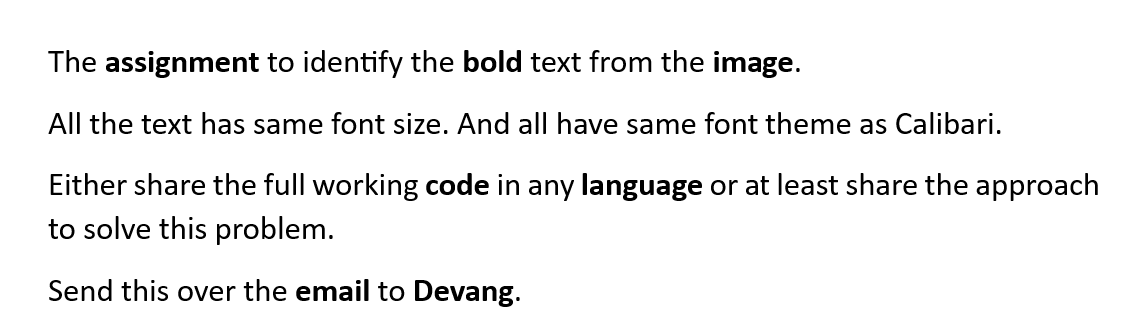
#> input picture Extract_bold_text_from_image/Data/bold_text.png, 1146 x 330 px, found by its file name
$ jupyter execute --allow-errors BOLD_TEXT_extraction.ipynb
#> lines starting #> are read from the running program, lines starting #| are printed output that depends on the picture; after the words box and inside, x2 and y2 are one past the last pixel; in counts of white or black regions, pixels touching at a corner belong together
[cell 1]
# pip install pytesseract
# !pip install tesseract
# !sudo apt install tesseract-ocr

### **Step 1: showing the original image having bold and non-bold text with same font size and same colour**

[cell 2]
import matplotlib.pyplot as plt
import matplotlib.image as mpimg

# Image path
image_path = '/content/bold_text.png'

# Load the image
img = mpimg.imread(image_path)
#> img is the input picture: shape (330, 1146, 4) float32; mean R, G, B, A 0.943, 0.943, 0.943, 1

# Display the image
plt.imshow(img)
plt.axis('off')
plt.show()

### **Step2: Doing preprocessing on image and only having bold text in image in the output image**

[cell 3]
import cv2
import numpy as np
# Reading the image
img = cv2.imread('/content/bold_text.png')
#> img: shape (330, 1146, 3); min 0, max 255, mean 240.5
# converting the image to greyscale
gray = cv2.cvtColor(img, cv2.COLOR_BGR2GRAY)
# Doing threshold on the image to convert pixel values greater 160 as 255 and other as 0
thresh = cv2.threshold(gray, 160, 255, cv2.THRESH_BINARY)[1]
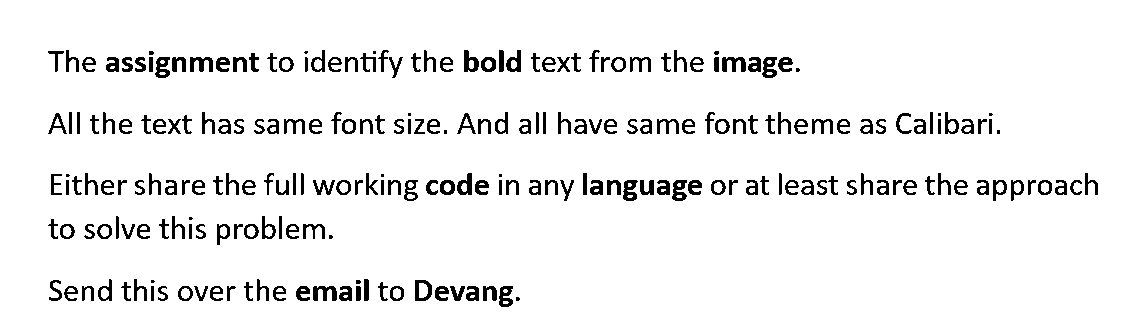
#> thresh: shape (330, 1146); 93.9% white; 234 black regions (18 under 20 px), largest, box (x1, y1, x2, y2) and area: (722, 57, 746, 72) 227, (313, 286, 337, 301) 227, (190, 57, 213, 72) 215

# defining a kernel of 5*5 matrix having each value as 1
# we will hover over the image using this kernel for dilation

kernel = np.ones((5,5),np.uint8)
# defining a kernel of 3*3 matrix having each value as 1
# we will hover over the image using this kernel for erosion
kernel2 = np.ones((3,3),np.uint8)
marker = cv2.dilate(thresh,kernel,iterations = 1)
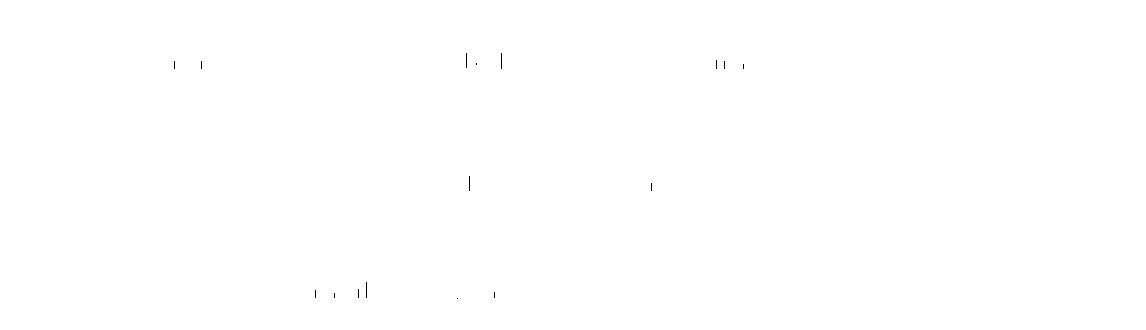
#> marker: shape (330, 1146); 100% white; black in thin lines or dots, all inside (x1, y1, x2, y2) = (174, 53, 744, 299)
mask=cv2.erode(thresh,kernel,iterations = 1)
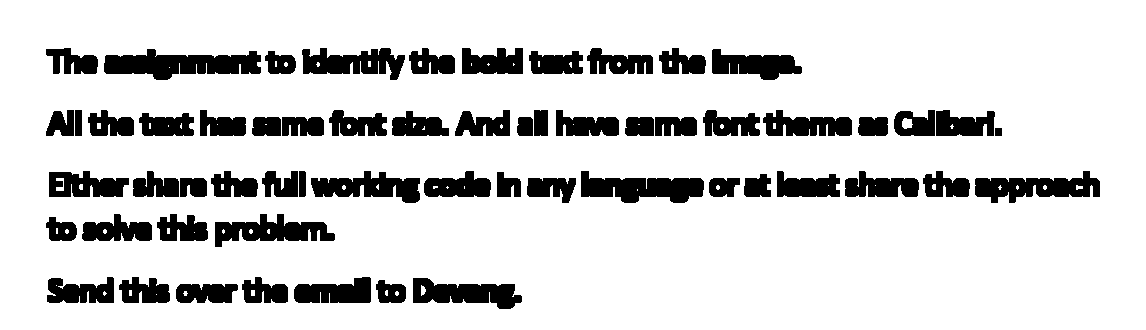
#> mask: shape (330, 1146); 84% white; 59 black regions, largest, box (x1, y1, x2, y2) and area: (104, 49, 261, 80) 3042, (581, 171, 704, 203) 2521, (975, 171, 1100, 203) 2287

while True:
    tmp=marker.copy()
    marker=cv2.erode(marker, kernel2)
    marker=cv2.max(mask, marker)
    difference = cv2.subtract(tmp, marker)
    if cv2.countNonZero(difference) == 0:
        break
#> this loop made 71 passes
#> pass 1, `marker=cv2.erode(marker, kernel2)`:
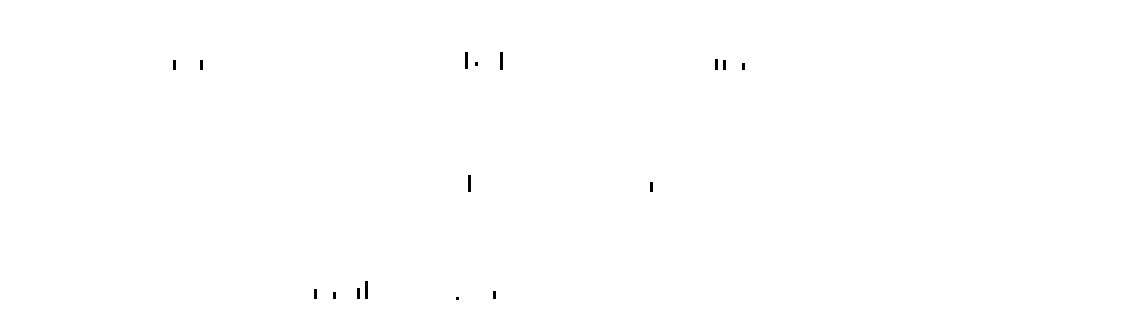
#> marker: shape (330, 1146); 99.9% white; 16 black regions (2 under 20 px), largest, box (x1, y1, x2, y2) and area: (500, 52, 503, 70) 54, (365, 281, 368, 299) 54, (465, 52, 468, 69) 51
#> pass 2, `marker=cv2.erode(marker, kernel2)`:
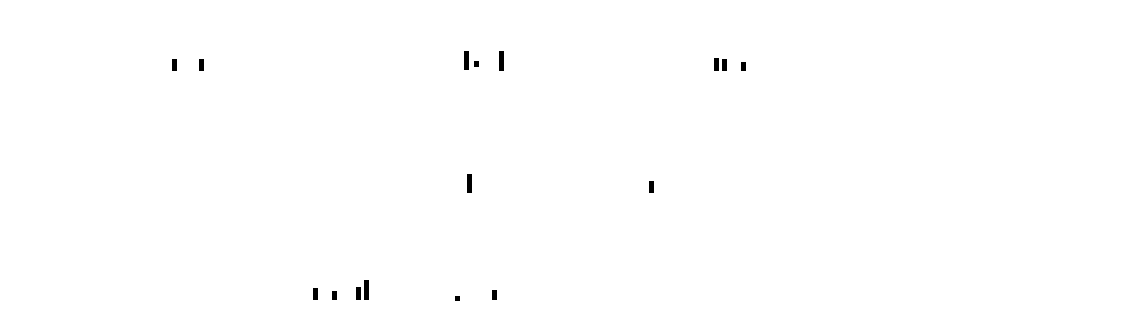
#> marker: shape (330, 1146); 99.7% white; 16 black regions, largest, box (x1, y1, x2, y2) and area: (499, 51, 504, 71) 100, (364, 280, 369, 300) 100, (464, 51, 469, 70) 95
#> pass 2, `difference = cv2.subtract(tmp, marker)`:
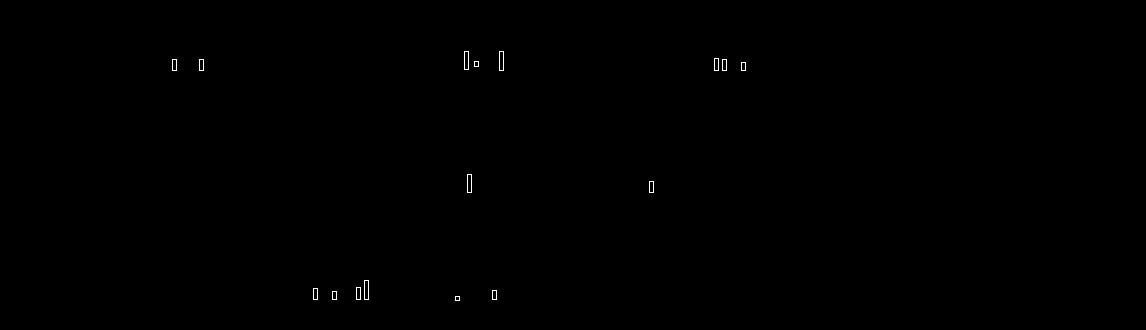
#> difference: shape (330, 1146); 0.13% white in thin lines or dots, all inside (x1, y1, x2, y2) = (172, 51, 746, 301)
#> after the loop:
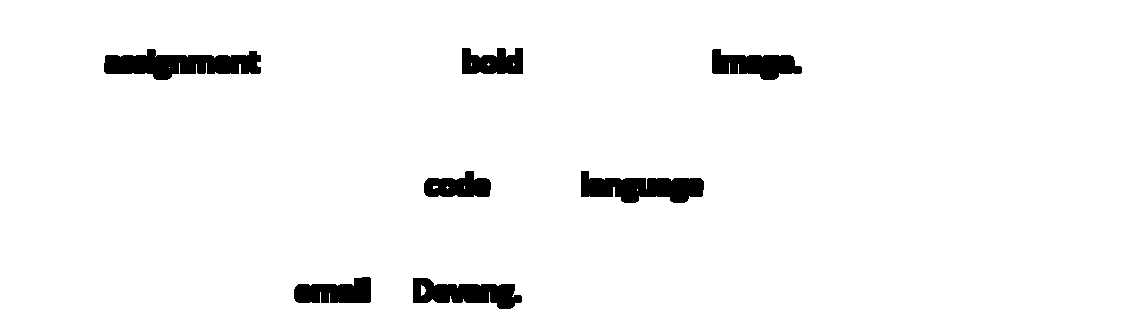
#> marker: shape (330, 1146); 96.4% white; 7 black regions, largest, box (x1, y1, x2, y2) and area: (104, 49, 261, 80) 3042, (581, 171, 704, 203) 2521, (413, 278, 522, 309) 2079
# Convert Marker Image to Color
marker_color = cv2.cvtColor(marker, cv2.COLOR_GRAY2BGR)
# Combining the Original Image and Marker Image:
out=cv2.bitwise_or(img, marker_color)
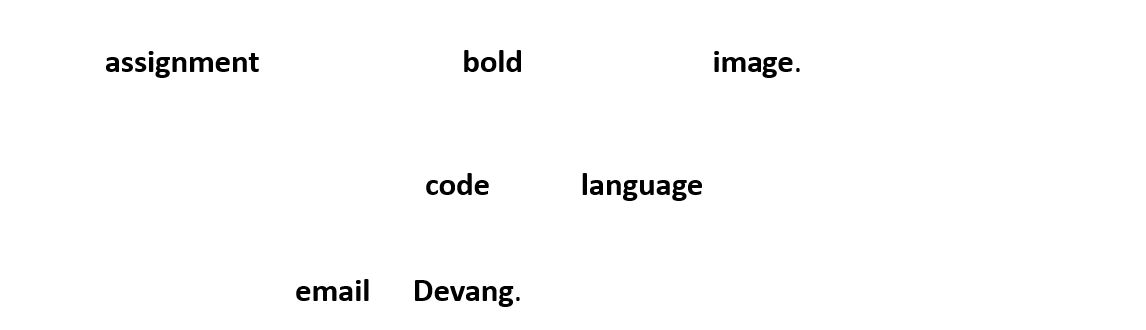
#> out: shape (330, 1146, 3); min 0, max 255, mean 251
# writing the image to the directory
cv2.imwrite('out.png', out)
# showing the final output image
#> (the rest of this cell did not finish here and is left out)
